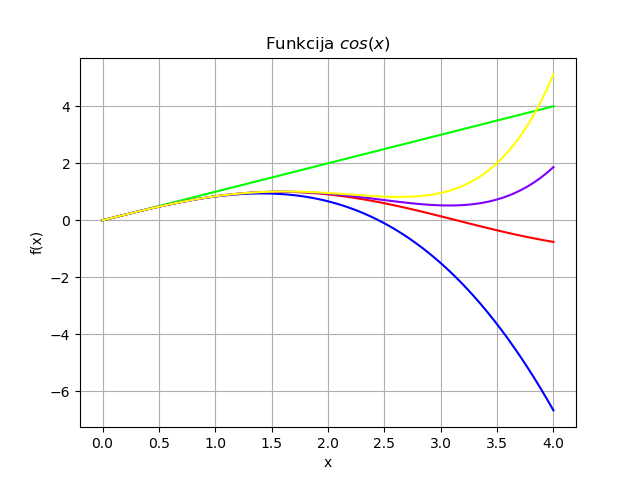

Write Python code to recreate this figure.
import sys
sys.path.append("/usr/local/anaconda3/lib/python3.6/site-packages")
import numpy

from numpy import *     # Importē skaitlisko metožu bibliotēkas funkcijas
x = linspace(0, 4, 70)  # Trešais arguments ir ģenerējamo elementu skaits
y = sin(x)



from matplotlib import pyplot as plt
plt.grid()
plt.xlabel('x')
plt.ylabel('f(x)')
plt.title('Funkcija $cos(x)$')
plt.plot(x, y, color = "#FF0000")   #red
y1 = x
plt.plot(x, y1, color = "#00FF00")  #green
y2 = y1 - x*x*x/(1*2*3)
plt.plot(x, y2, color = "#0000FF")  #blue
y3 = y2 + x*x*x*x*x/(1*2*3*4*5)
plt.plot(x, y3, color = "#8000FF")  #purple
y4 = y3 + x*x*x*x*x*x*x/(1*2*3*4*5*6*7)
plt.plot(x, y4, color = "#FFFF00")  #yellow
plt.show()
